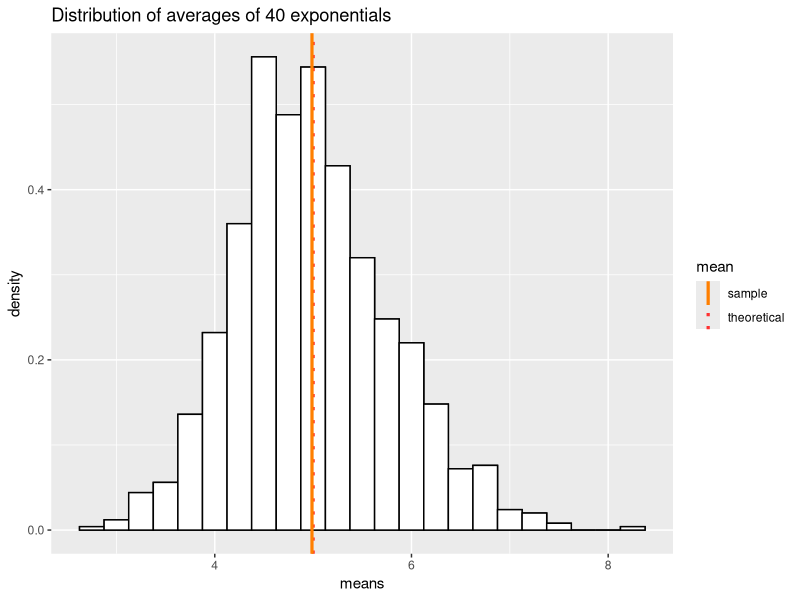
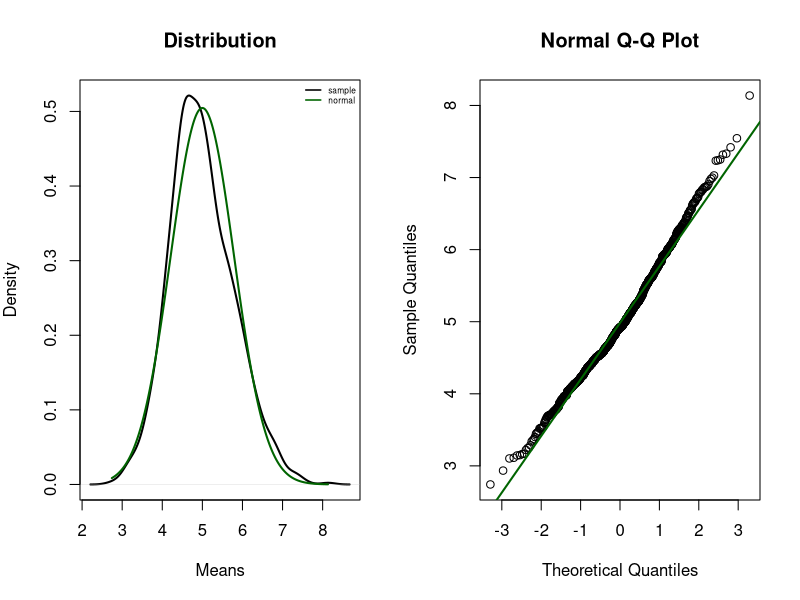

Reproduce these figures in R, in order.
## ---- chunk 1
library(ggplot2)
## ---- chunk 2
set.seed(4000); nosim = 1000;lambda = 0.2;noexp = 40
## ---- chunk 3
dat <- data.frame(sim.means = c(apply(matrix(rexp(nosim*noexp,lambda),nosim),1,mean)))
## ---- chunk 4
sample.mean <- mean(dat$sim.means)
theo.mean <- 1/lambda
vlines.df <-data.frame(mean = c("theoretical","sample"),value=c(theo.mean,sample.mean))
## ---- chunk 5
g1 <- ggplot(data = dat, aes(x = sim.means)) + geom_histogram(aes(y=..density..), binwidth=.25, colour="black", fill="white")
g1 <- g1 + geom_histogram(aes(y=..density..),binwidth=.25,colour="black",fill="white")
g1 <- g1 + geom_vline(data = vlines.df,aes(xintercept = value,colour = mean,linetype = mean),show_guide = T,size = 1.1)
g1 <- g1 + scale_linetype_manual(values=c("solid", "dotted")) + scale_colour_manual(values = c("darkorange1","firebrick1"))
g1 <- g1 + labs(title="Distribution of averages of 40 exponentials") + xlab("means")
g1
## ---- chunk 6
sample.var <- var(dat$sim.means)
## ---- chunk 7
par(mfrow=c(1,2),mar = c(5,4,4,2))
plot(density(dat$sim.means),xlab = "Means",ylab = "Density",main = "Distribution",lwd = 2)

lines(seq(min(dat$sim.means),max(dat$sim.means),0.01),dnorm(seq(min(dat$sim.means),max(dat$sim.means),0.01),1/lambda,(1/lambda)/sqrt(noexp)),col="darkgreen",lwd=2)

legend("topright",c("sample","normal"),lty = 1,lwd = 1.5,col = c("black","darkgreen"),bty = "n",cex = 0.5)

qqnorm(dat$sim.means)
qqline(dat$sim.means,col = "darkgreen",lwd = 2)
